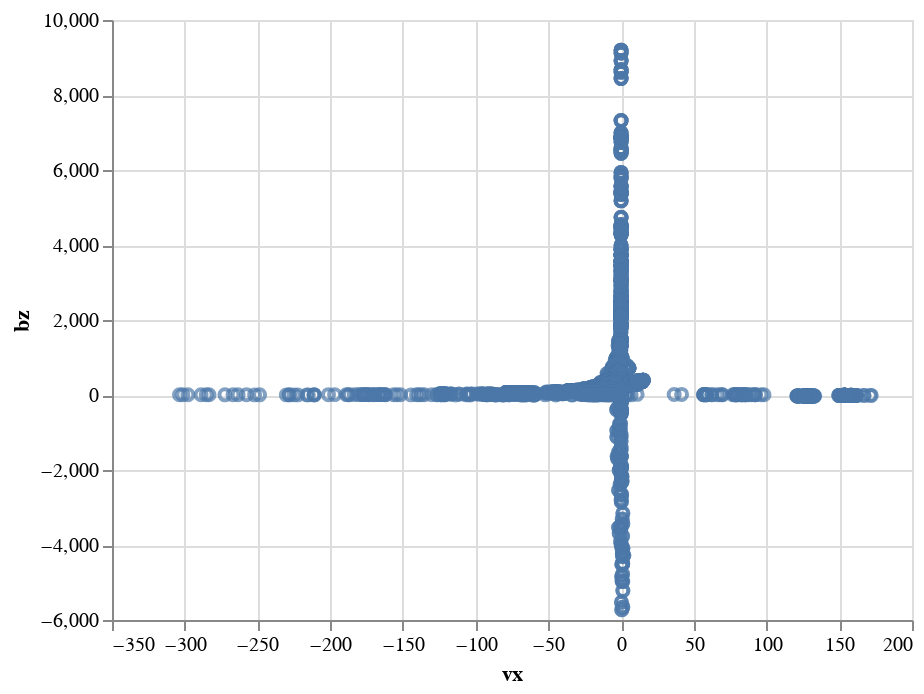

Notebook cell for this chart:
### Code cell
alt.Chart(df).mark_point().encode(
    x='vx',
    y='bz'
)

### Figure 1 — Vega-Lite specification as saved in the notebook (floating-point values rounded to 4 significant figures; data arrays with more than 128 entries replaced by an {"elided": "..."} marker saying what was removed)
{"$schema": "https://vega.github.io/schema/vega-lite/v2.6.0.json", "config": {"view": {"height": 300, "width": 400}}, "data": {"name": "data-49e9503f430086ca1ddb00efa472ee03"}, "datasets": {"data-49e9503f430086ca1ddb00efa472ee03": {"elided": "3700 records"}}, "encoding": {"x": {"field": "vx", "type": "quantitative"}, "y": {"field": "bz", "type": "quantitative"}}, "mark": "point"}
